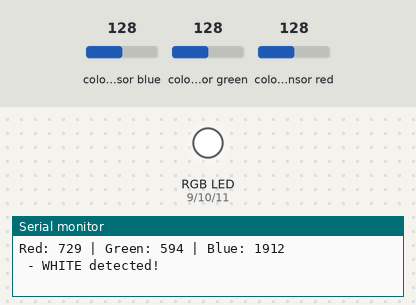
The sketch below on a simulated Arduino Uno, built with avr-gcc and run on an emulated ATmega328P. On the bench: an RGB LED mixed from three pins (HIGH = lit), the last lines printed to the serial monitor. Wiring (inferred from the names in the program): TCS3200 colour sensor: output pin 8; S2 pin 6; S3 pin 7; S0 pin 4; S1 pin 5. Inputs (shaded band) come from the test bench; at power-on: colour sensor blue 128, colour sensor red 128, colour sensor green 128. Pins used as bus, display or sensor lines are not drawn.

Above: at 1.2 s.
1.3 s: colour sensor blue set to 5
At 2.6 s:
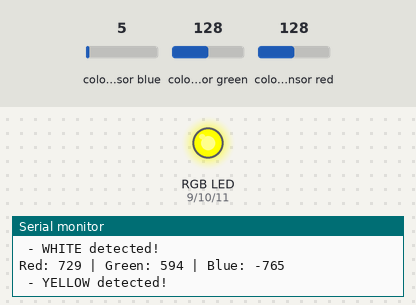
3.5 s: colour sensor red set to 5
At 5.2 s:
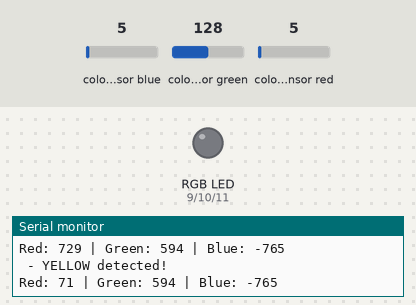
5.5 s: colour sensor red set to 8
At 7.0 s:
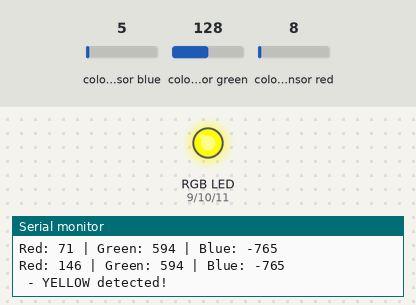
7.5 s: colour sensor blue set to 64
At 8.5 s:
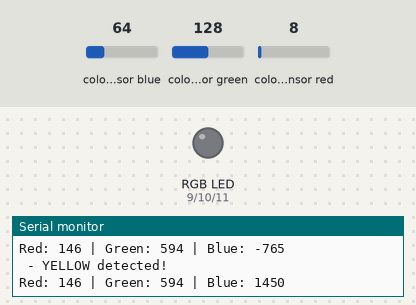
Timing chart, 0 to 10.5 s (numbered marks = the images above; inputs shaded):
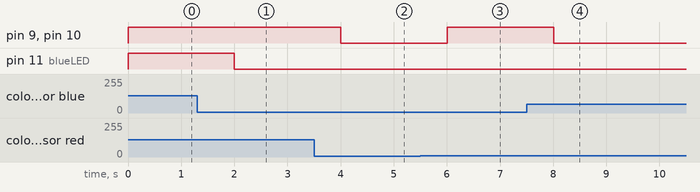

The sketch:

Color_detect.ino
```cpp
// TCS230 or TCS3200 pins wiring to Arduino
#define S0 4
#define S1 5
#define S2 6
#define S3 7
#define sensorOut 8

// Stores frequency read by the photodiodes
int redFrequency = 0;
int greenFrequency = 0;
int blueFrequency = 0;

// Stores the red, green, and blue colors
int redColor = 0;
int greenColor = 0;
int blueColor = 0;

// RGB LED pins
#define redLED 9
#define greenLED 10
#define blueLED 11

void setup() {
  // Setting the outputs
  pinMode(S0, OUTPUT);
  pinMode(S1, OUTPUT);
  pinMode(S2, OUTPUT);
  pinMode(S3, OUTPUT);

  // Setting the sensorOut as an input
  pinMode(sensorOut, INPUT);

  // Setting frequency scaling to 20%
  digitalWrite(S0, HIGH);
  digitalWrite(S1, LOW);

  // RGB LED pins as outputs
  pinMode(redLED, OUTPUT);
  pinMode(greenLED, OUTPUT);
  pinMode(blueLED, OUTPUT);

  // Begin serial communication
  Serial.begin(9600);
}

void loop() {
  // Setting RED (R) filtered photodiodes to be read
  digitalWrite(S2, LOW);
  digitalWrite(S3, LOW);

  // Reading the output frequency
  redFrequency = pulseIn(sensorOut, LOW);
  // Remapping the value of the RED (R) frequency from 0 to 255
  redColor = map(redFrequency, 160, 225, 255, 0);

  // Setting GREEN (G) filtered photodiodes to be read
  digitalWrite(S2, HIGH);
  digitalWrite(S3, HIGH);

  // Reading the output frequency
  greenFrequency = pulseIn(sensorOut, LOW);
  // Remapping the value of the GREEN (G) frequency from 0 to 255
  greenColor = map(greenFrequency, 188, 300, 255, 0);

  // Setting BLUE (B) filtered photodiodes to be read
  digitalWrite(S2, LOW);
  digitalWrite(S3, HIGH);

  // Reading the output frequency
  blueFrequency = pulseIn(sensorOut, LOW);
  // Remapping the value of the BLUE (B) frequency from 0 to 255
  blueColor = map(blueFrequency, 143, 159, 255, 0);

  // Print RGB values
  Serial.print("Red: ");
  Serial.print(redColor);
  Serial.print(" | Green: ");
  Serial.print(greenColor);
  Serial.print(" | Blue: ");
  Serial.println(blueColor);

  // Turn off all LEDs initially
  digitalWrite(redLED, LOW);
  digitalWrite(greenLED, LOW);
  digitalWrite(blueLED, LOW);

  // Detect colors based on RGB values and print to the Serial Monitor
  if (redColor < -240 && blueColor < -1800 && greenColor < -160) {
    Serial.println(" - MAGENTA detected!");
    analogWrite(redLED, 255);
    analogWrite(blueLED, 255);
  }
  else if (redColor <= 0 && greenColor < 50 && blueColor < -1000) {
    Serial.println(" - RED detected!");
    analogWrite(redLED, 255);
  }
    else if (greenColor <= -180 && redColor < -20 && blueColor < -1100) {
    Serial.println(" - GREEN detected!");
    analogWrite(greenLED, 255);
  }
    else if (greenColor <= 0 && blueColor < -650 && redColor < -15) {
    Serial.println(" - CYAN detected!");
    analogWrite(greenLED, 255);
    analogWrite(blueLED, 255);
  }

  else if (blueColor < -600 && redColor < -60 && greenColor < 60) {
    Serial.println(" - BLUE detected!");
    analogWrite(blueLED, 255);
  }
  else if (redColor > 100 && greenColor > 160 && blueColor < -500) {
    Serial.println(" - YELLOW detected!");
    analogWrite(redLED, 255);
    analogWrite(greenLED, 255);
  }


  else if (redColor > 150 && greenColor > 150 && blueColor > 150) {
    Serial.println(" - WHITE detected!");
    analogWrite(redLED, 255);
    analogWrite(greenLED, 255);
    analogWrite(blueLED, 255);
  }

  // Delay to stabilize the reading and avoid rapid toggling
  delay(2000);
}
```

Measured:
- the behaviour switches between 6 and 7 on colour sensor red (found by bisection; images 2 and 3)
- after the input at 1.3 s, pin 11 (blueLED): HIGH → LOW after 0.70 s
- after the input at 3.5 s, pin 9 (redLED), pin 10 (greenLED): HIGH → LOW after 0.51 s
- after the input at 5.5 s, pin 9 (redLED), pin 10 (greenLED): LOW → HIGH after 0.51 s
- after the input at 7.5 s, pin 9 (redLED), pin 10 (greenLED): HIGH → LOW after 0.51 s
